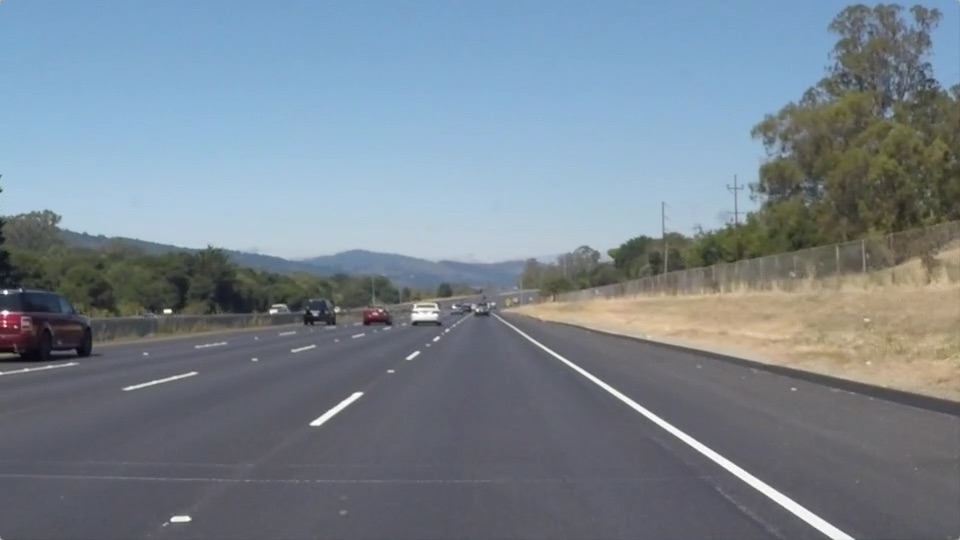
#> input picture test_images/solidWhiteRight.jpg, 960 x 540 px
$ jupyter execute --allow-errors P1.ipynb   (shell and % lines are left out)
#> lines starting #> are read from the running program, lines starting #| are printed output that depends on the picture; after the words box and inside, x2 and y2 are one past the last pixel; in counts of white or black regions, pixels touching at a corner belong together
# **Finding Lane Lines on the Road**
***
In this project, you will use the tools you learned about in the lesson to identify lane lines on the road.  You can develop your pipeline on a series of individual images, and later apply the result to a video stream (really just a series of images). Check out the video clip "raw-lines-example.mp4" (also contained in this repository) to see what the output should look like after using the helper functions below.

Once you have a result that looks roughly like "raw-lines-example.mp4", you'll need to get creative and try to average and/or extrapolate the line segments you've detected to map out the full extent of the lane lines.  You can see an example of the result you're going for in the video "P1_example.mp4".  Ultimately, you would like to draw just one line for the left side of the lane, and one for the right.

---
Let's have a look at our first image called 'test_images/solidWhiteRight.jpg'.  Run the 2 cells below (hit Shift-Enter or the "play" button above) to display the image.

**Note** If, at any point, you encounter frozen display windows or other confounding issues, you can always start again with a clean slate by going to the "Kernel" menu above and selecting "Restart & Clear Output".

---

**The tools you have are color selection, region of interest selection, grayscaling, Gaussian smoothing, Canny Edge Detection and Hough Tranform line detection.  You  are also free to explore and try other techniques that were not presented in the lesson.  Your goal is piece together a pipeline to detect the line segments in the image, then average/extrapolate them and draw them onto the image for display (as below).  Once you have a working pipeline, try it out on the video stream below.**

---

<figure>

 <figcaption>
 <p></p>
 <p style="text-align: center;"> Your output should look something like this (above) after detecting line segments using the helper functions below </p>
 </figcaption>
</figure>
 <p></p>
<figure>

 <figcaption>
 <p></p>
 <p style="text-align: center;"> Your goal is to connect/average/extrapolate line segments to get output like this</p>
 </figcaption>
</figure>

[cell 1]
#importing some useful packages
import matplotlib.pyplot as plt
import matplotlib.image as mpimg
import numpy as np
import sys
import cv2

[cell 2]
#reading in an image
image = mpimg.imread('test_images/solidWhiteRight.jpg')
#> image is the input picture: shape (540, 960, 3); mean R, G, B 120.3, 132.6, 143.7
#printing out some stats and plotting
print('This image is:', type(image), 'with dimesions:', image.shape)
#| This image is: <class 'numpy.ndarray'> with dimesions: (540, 960, 3)
plt.imshow(image)  #call as plt.imshow(gray, cmap='gray') to show a grayscaled image

**Some OpenCV functions (beyond those introduced in the lesson) that might be useful for this project are:**

`cv2.inRange()` for color selection
`cv2.fillPoly()` for regions selection
`cv2.line()` to draw lines on an image given endpoints
`cv2.addWeighted()` to coadd / overlay two images
`cv2.cvtColor()` to grayscale or change color
`cv2.imwrite()` to output images to file
`cv2.bitwise_and()` to apply a mask to an image

**Check out the OpenCV documentation to learn about these and discover even more awesome functionality!**

Below are some helper functions to help get you started. They should look familiar from the lesson!

[cell 3]
import math

def grayscale(img):
    """Applies the Grayscale transform
    This will return an image with only one color channel
    but NOTE: to see the returned image as grayscale
    you should call plt.imshow(gray, cmap='gray')"""
    return cv2.cvtColor(img, cv2.COLOR_RGB2GRAY)
    # Or use BGR2GRAY if you read an image with cv2.imread()
    # return cv2.cvtColor(img, cv2.COLOR_BGR2GRAY)

def canny(img, low_threshold, high_threshold):
    """Applies the Canny transform"""
    return cv2.Canny(img, low_threshold, high_threshold)

def gaussian_blur(img, kernel_size):
    """Applies a Gaussian Noise kernel"""
    return cv2.GaussianBlur(img, (kernel_size, kernel_size), 0)

def region_of_interest(img, vertices):
    """
    Applies an image mask.

    Only keeps the region of the image defined by the polygon
    formed from `vertices`. The rest of the image is set to black.
    """
    #defining a blank mask to start with
    mask = np.zeros_like(img)

    #defining a 3 channel or 1 channel color to fill the mask with depending on the input image
    if len(img.shape) > 2:
        channel_count = img.shape[2]  # i.e. 3 or 4 depending on your image
        ignore_mask_color = (255,) * channel_count
    else:
        ignore_mask_color = 255

    #filling pixels inside the polygon defined by "vertices" with the fill color
    cv2.fillPoly(mask, vertices, ignore_mask_color)

    #returning the image only where mask pixels are nonzero
    masked_image = cv2.bitwise_and(img, mask)
    return masked_image

def get_average_slope(slopes):
    """
    `slopes` list of slopes.

    Returns average slope.
    """
    if slopes:
        return sum(slopes) / len(slopes)
    else:
        return None

def get_average_intercept(intercepts):
    """
    `intercepts` list of intercepts.

    Returns average intercept.
    """
    if intercepts:
        return sum(intercepts) / len(intercepts)
    else:
        return None

def get_x(y,slope,intercept):
    """
    `y, slope, intercept` line parameters.

    Returns x coordinate.
    """
    if slope==0:
        return 0
    else:
        return int((y-intercept)/slope)

def draw_lines(img, lines, color=[255, 0, 0], thickness=5):
    """
    NOTE: this is the function you might want to use as a starting point once you want to
    average/extrapolate the line segments you detect to map out the full
    extent of the lane (going from the result shown in raw-lines-example.mp4
    to that shown in P1_example.mp4).

    Think about things like separating line segments by their
    slope ((y2-y1)/(x2-x1)) to decide which segments are part of the left
    line vs. the right line.  Then, you can average the position of each of
    the lines and extrapolate to the top and bottom of the lane.

    This function draws `lines` with `color` and `thickness`.
    Lines are drawn on the image inplace (mutates the image).
    If you want to make the lines semi-transparent, think about combining
    this function with the weighted_img() function below.

    This function computes parameters for approximate lane lines and plots
    these lines on the image. This is done by computing
    average slope and average intercept of lines in
    left and right lane. It also finds X coordinates for two endpoints of
    the approximate lane lines by using average slope and intercepts.

    """

    y_max = img.shape[0]   #Approximate lane line starts from bottom of image
    y_min = img.shape[0]   #Initial value for y coordinate of upper endpoint for approximate line

    if not hasattr(draw_lines, "left_lane_drawn"):
        draw_lines.x_left_lane_drawn=False
        draw_lines.x_right_lane_drawn=False
        draw_lines.x_left_min_old =0
        draw_lines.x_left_max_old = 0
        draw_lines.x_right_min_old = 0
        draw_lines.x_right_max_old = 0
        draw_lines.no_left_line_detected_counter=0
        draw_lines.no_right_line_detected_counter=0

    left_lane_line_found=False
    right_lane_line_found=False
    left_lane_slopes=[]
    left_lane_intercepts=[]
    right_lane_slopes=[]
    right_lane_intercepts=[]
    if lines is not None:
        for line in lines:
            for x1,y1,x2,y2 in line:
                slope = (y2-y1)/(x2-x1)
                y_min=int(y_max*0.6)
                if slope > 0.0 and slope < math.inf:
                    right_lane_line_found=True
                    right_lane_slopes.append(slope)
                    right_lane_intercepts.append(y1 -slope*x1)
                elif slope < 0.0 and slope > -math.inf:
                    left_lane_line_found=True
                    left_lane_slopes.append(slope)
                    left_lane_intercepts.append(y1 -slope*x1)

    if left_lane_line_found:
        average_slope = get_average_slope(left_lane_slopes)         #Find avg slope and intercept for approximate line
        average_intercept = get_average_intercept(left_lane_intercepts)
        x_min=get_x(y_min,average_slope,average_intercept)          #Find X coordinates for the approximate line
        x_max=get_x(y_max,average_slope,average_intercept)
        draw_lines.x_left_min_old=x_min
        draw_lines.x_left_max_old=x_max
        draw_lines.y_min_old=y_min
        cv2.line(img,(x_min, y_min),(x_max, y_max),[255,0,0], thickness)   #Draw approximate line for left lane
        draw_lines.left_lane_drawn=True
        draw_lines.no_left_line_detected_counter=0
    elif draw_lines.left_lane_drawn:
        draw_lines.no_left_line_detected_counter=draw_lines.no_left_line_detected_counter+1
        if draw_lines.no_left_line_detected_counter < 10:
            cv2.line(img,(draw_lines.x_left_min_old, draw_lines.y_min_old),(draw_lines.x_left_max_old, y_max),[255,0,0], thickness)

    if right_lane_line_found:
        average_slope = get_average_slope(right_lane_slopes)         #Find avg slope and intercept for approximate line
        average_intercept = get_average_intercept(right_lane_intercepts)
        x_min=get_x(y_min,average_slope,average_intercept)           #Find X coordinates for the approximate line
        x_max=get_x(y_max,average_slope,average_intercept)
        draw_lines.x_right_min_old=x_min
        draw_lines.x_right_max_old=x_max
        draw_lines.y_min_old=y_min
        cv2.line(img,(x_min, y_min),(x_max, y_max),[255,0,0], thickness)   #Draw approximate line for right lane
        draw_lines.right_lane_drawn=True
        draw_lines.no_right_line_detected_counter=0
    elif draw_lines.left_lane_drawn:
        draw_lines.no_right_line_detected_counter=draw_lines.no_right_line_detected_counter+1
        if draw_lines.no_right_line_detected_counter < 10:
            cv2.line(img,(draw_lines.x_right_min_old, draw_lines.y_min_old),(draw_lines.x_right_max_old, y_max),[255,0,0], thickness)

def init_draw_lines():
    """
    Initialize variables used for drawing lines.
    Variables are used for storing values from previous iteration for smoothening of lines.
    """
    draw_lines.x_left_lane_drawn=False
    draw_lines.x_right_lane_drawn=False
    draw_lines.x_left_min_old =0
    draw_lines.x_left_max_old = 0
    draw_lines.x_right_min_old = 0
    draw_lines.x_right_max_old = 0

def hough_lines(img, rho, theta, threshold, min_line_len, max_line_gap):
    """
    `img` should be the output of a Canny transform.

    Returns an image with hough lines drawn.
    """
    lines = cv2.HoughLinesP(img, rho, theta, threshold, np.array([]), minLineLength=min_line_len, maxLineGap=max_line_gap)
    line_img = np.zeros((img.shape[0], img.shape[1], 3), dtype=np.uint8)
    draw_lines(line_img, lines)
    return line_img

# Python 3 has support for cool math symbols.

def weighted_img(img, initial_img, α=0.8, β=1., λ=0.):
    """
    `img` is the output of the hough_lines(), An image with lines drawn on it.
    Should be a blank image (all black) with lines drawn on it.

    `initial_img` should be the image before any processing.

    The result image is computed as follows:

    initial_img * α + img * β + λ
    NOTE: initial_img and img must be the same shape!
    """
    return cv2.addWeighted(initial_img, α, img, β, λ)

[cell 4]
#Covert image to grayscale
grayscale_image=grayscale(image)
plt.imshow(grayscale_image,cmap='gray')

[cell 5]
#Filter noise using Gaussian filter
filtered_image=gaussian_blur(grayscale_image, 5)
plt.imshow(filtered_image,cmap='gray')

## Test on Images

Now you should build your pipeline to work on the images in the directory "test_images"
**You should make sure your pipeline works well on these images before you try the videos.**

[cell 6]
#Apply Canny edge detector
edge_image=canny(filtered_image, 10, 200)
plt.imshow(edge_image,cmap='gray')

[cell 7]
#Extract ROI
vertices=np.array([[(int(image.shape[1]*0.15),image.shape[0]),(int(image.shape[1]*0.4),int(image.shape[0]*0.6)),(int(image.shape[1]*0.6),int(image.shape[0]*0.6)),(int(image.shape[1]*0.9),image.shape[0])]],dtype=np.int32)
masked_image=region_of_interest(edge_image, np.int32(vertices))
#> in region_of_interest, `cv2.fillPoly(mask, vertices, ignore_mask_color)`:
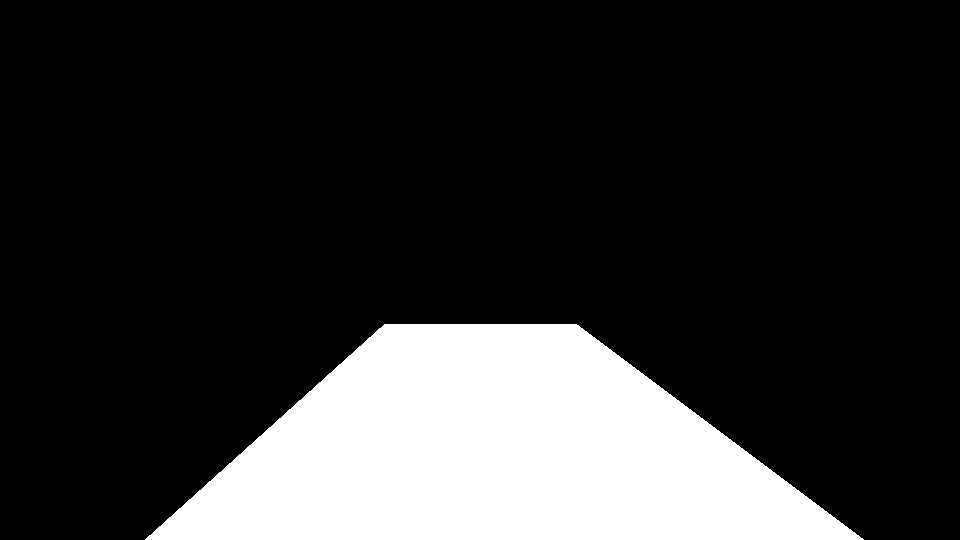
#> mask: shape (540, 960); 19% white; 1 white region, box (x1, y1, x2, y2) and area: (145, 324, 864, 540) 98544
#> in region_of_interest, `masked_image = cv2.bitwise_and(img, mask)`:
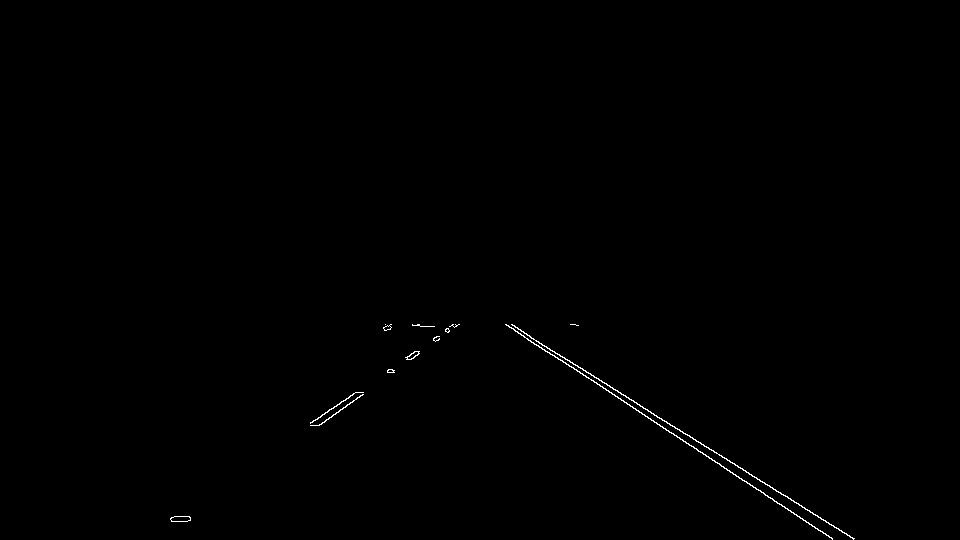
#> masked_image: shape (540, 960); 0.29% white in thin lines or dots, all inside (x1, y1, x2, y2) = (170, 324, 855, 540)
plt.imshow(masked_image,cmap='gray')

[cell 8]
init_draw_lines()
line_image=hough_lines(masked_image, 2, np.pi/180, 100, 5,5)
#> in hough_lines, `lines = cv2.HoughLinesP(img, rho, theta, threshold, np.array([]), minL..`: lines = [[512, 325, 853, 538], [630, 406, 832, 538], [505, 324, 763, 492], [310, 423, 356, 392], [345, 407, 363, 394]]
#> the loop in draw_lines, `for line in lines:` made 5 passes
#> after the loop in draw_lines, `for line in lines:`: left_lane_intercepts = [631.9, 656.2]; left_lane_slopes = [-0.674, -0.722]; right_lane_intercepts = [5.19, -5.68, -4.84]; right_lane_slopes = [0.625, 0.653, 0.651]
#> in draw_lines, `average_slope = get_average_slope(left_lane_slopes)`: average_slope = -0.698
#> in draw_lines, `average_intercept = get_average_intercept(left_lane_intercepts)`: average_intercept = 644
#> in draw_lines, `x_min=get_x(y_min,average_slope,average_intercept)`: x_min = 458
#> in draw_lines, `x_max=get_x(y_max,average_slope,average_intercept)`: x_max = 149
#> in draw_lines, `draw_lines.x_left_min_old=x_min`: draw_lines.x_left_min_old = 458
#> in draw_lines, `draw_lines.x_left_max_old=x_max`: draw_lines.x_left_max_old = 149
#> in draw_lines, `average_slope = get_average_slope(right_lane_slopes)`: average_slope = 0.643
#> in draw_lines, `average_intercept = get_average_intercept(right_lane_intercepts)`: average_intercept = -1.78
#> in draw_lines, `x_min=get_x(y_min,average_slope,average_intercept)`: x_min = 506
#> in draw_lines, `x_max=get_x(y_max,average_slope,average_intercept)`: x_max = 842
#> in draw_lines, `draw_lines.x_right_min_old=x_min`: draw_lines.x_right_min_old = 506
#> in draw_lines, `draw_lines.x_right_max_old=x_max`: draw_lines.x_right_max_old = 842
#plt.imshow(line_image)
final_image=weighted_img(line_image, image)
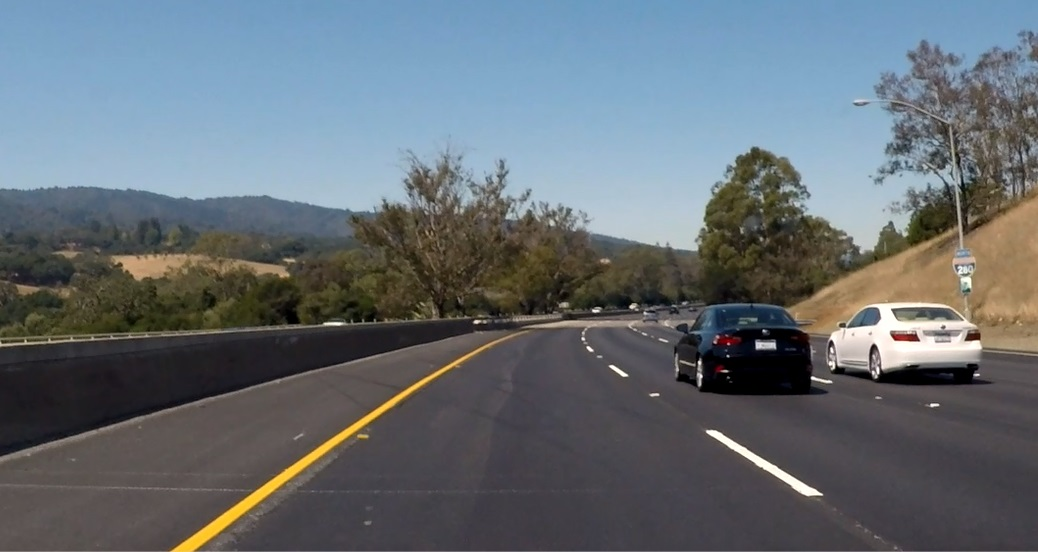
#> input picture test_images/challenge.jpg, 1038 x 552 px
#> further down, image is the input picture: shape (552, 1038, 3); mean R, G, B 101.6, 109.6, 115.9
plt.imshow(final_image)

[cell 9]
def lane_detection_pipeline(image,refresh=False):
    grayscale_image=grayscale(image)
    filtered_image=gaussian_blur(grayscale_image, 5)
    edge_image=canny(filtered_image, 10, 200)
    vertices=np.array([[(int(image.shape[1]*0.15),image.shape[0]),(int(image.shape[1]*0.4),int(image.shape[0]*0.6)),(int(image.shape[1]*0.6),int(image.shape[0]*0.6)),(int(image.shape[1]*0.9),image.shape[0])]],dtype=np.int32)
    masked_image=region_of_interest(edge_image, np.int32(vertices))
    if refresh:
        init_draw_lines()
    line_image=hough_lines(masked_image, 2, np.pi/180, 100,5,5)
    final_image=weighted_img(line_image, image)
    return final_image

import os
image_list=os.listdir("test_images/")

#> (the rest of this cell did not finish here and is left out)

#> in region_of_interest (call 2), `masked_image = cv2.bitwise_and(img, mask)`:
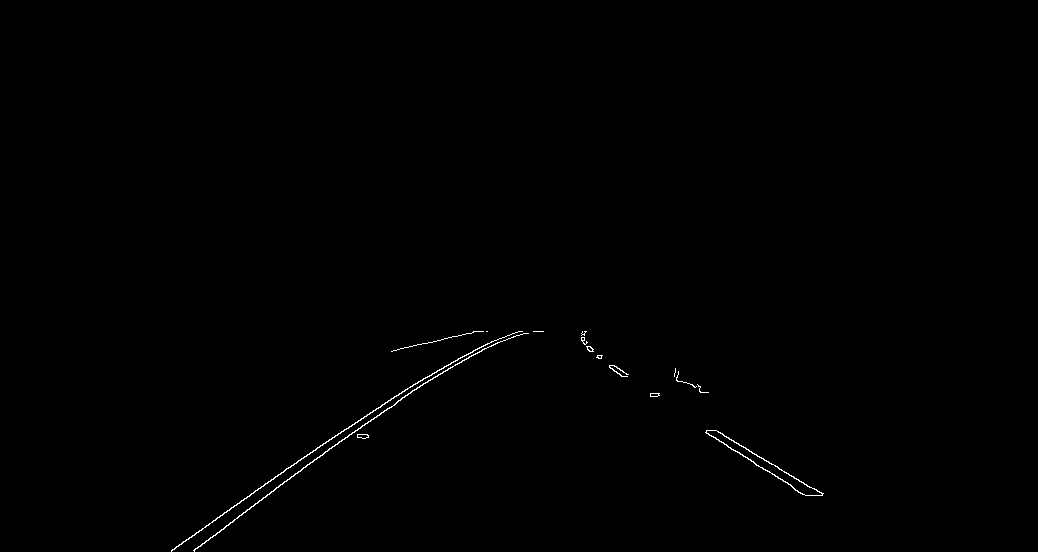
#> masked_image: shape (552, 1038); 0.32% white in thin lines or dots, all inside (x1, y1, x2, y2) = (171, 331, 824, 552)
#> the loop in draw_lines (call 2), `for line in lines:` made 9 passes
#> line on passes 1 to 4: [[194, 550, 342, 439]], [[171, 550, 344, 429]], [[715, 430, 822, 494]], [[333, 437, 427, 376]]
#> call 2 of weighted_img, with α = 0.8, β = 1, λ = 0
#> in weighted_img (call 2), `return cv2.addWeighted(initial_img, α, img, β, λ)`:
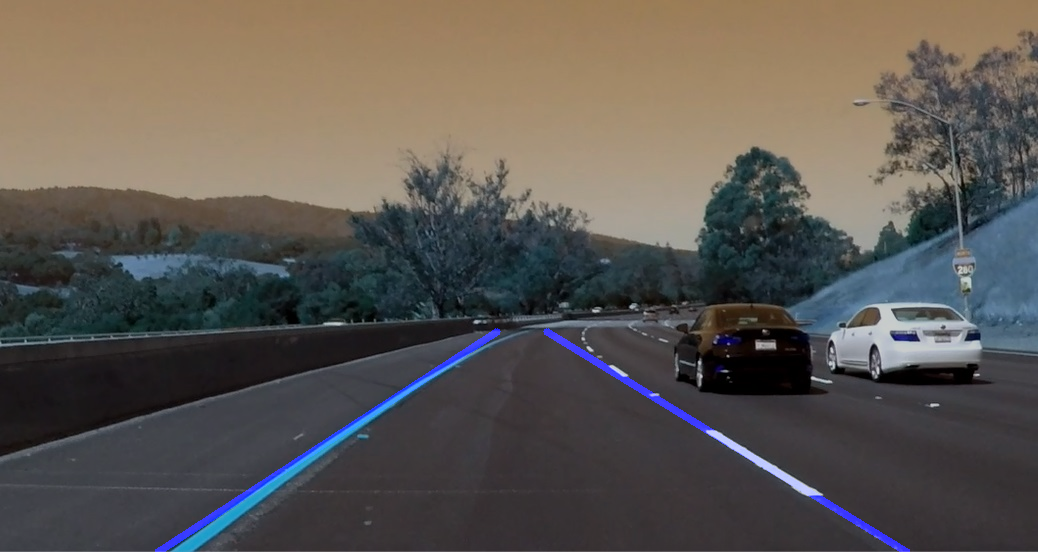
#> returned value: shape (552, 1038, 3); mean of channels 0, 1, 2 82.8, 87.7, 92.7; drawn as B, G, R
        plt.imshow(lane_detected_image)
        mpimg.imsave(os.path.join("test_images","{}_output".format(image_file.split('.')[0])),lane_detected_image)
